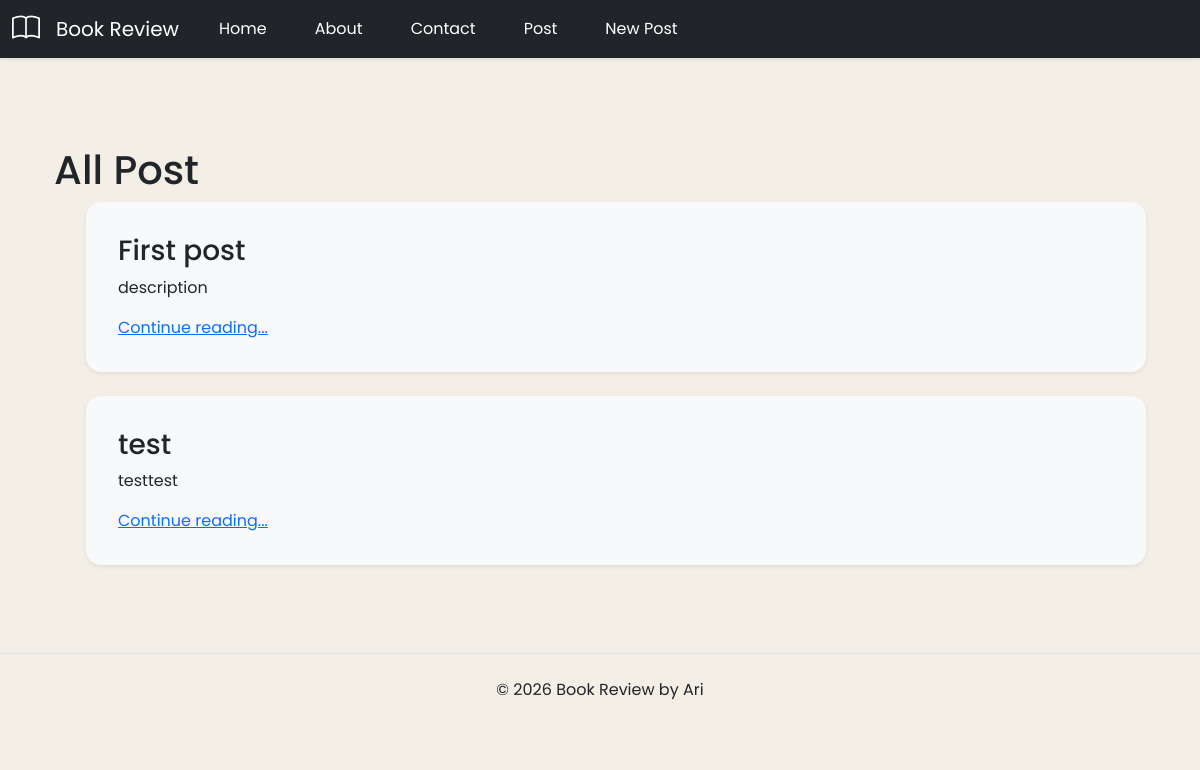
Page /post/list/ on the earlier database version.
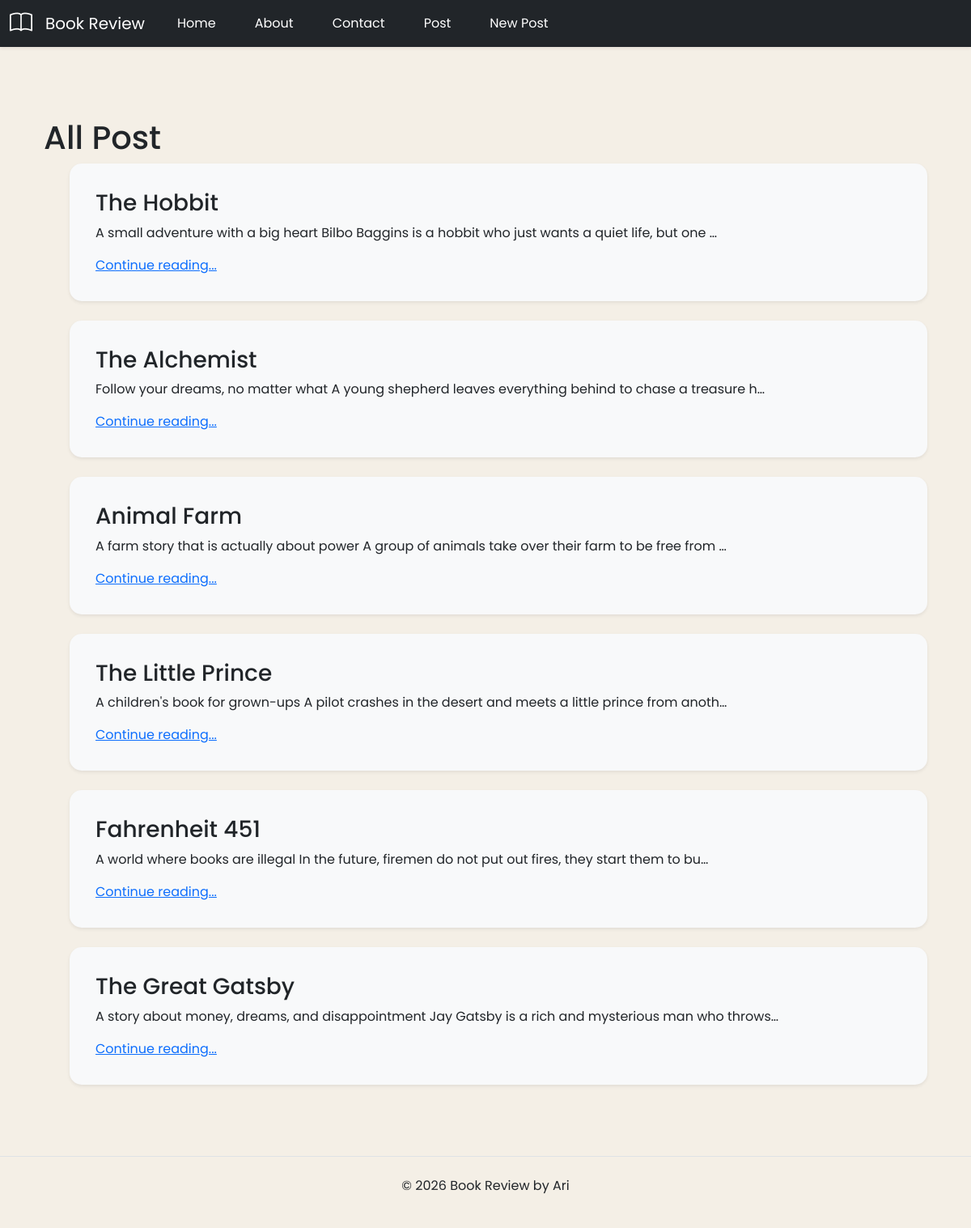
Same page on the later database version.
### posts/models.py (models this page shows, shortened)
class Post(models.Model):
    title = models.CharField(max_length=100) #string
    subtitle = models.CharField(max_length=100) #string
    body = models.TextField() #string
    created_on = models.DateTimeField(auto_now_add=True) #datetime
    author = models.ForeignKey(
        get_user_model(),
        on_delete=models.CASCADE,
    )#string / object

### posts/views.py (the view)
# urls.py: path("list/", PostListView.as_view(), name="post_list"),
class PostListView(ListView): #GET request -> List
    template_name = "list.html"
    model = Post
    context_object_name = "posts"

### templates/list.html (shortened to what this page needs)
{% extends "base.html" %}
{% load static %}
{% block css %}
    <link rel="stylesheet" href="{% static 'css/list.css' %}">
{% endblock %}
{% block content %}
<div class="container py-3">
    <h1 class="mt-5">All Post</h1>
    <ul>
        {% for item in posts %}
        <div class="card mb-4 shadow-sm p-3 bg-light">
            <div class="card-body">
            <h3 class="card-title">{{ item.title }}</h3>
            <p class="card-text">{{ item.body|truncatechars:100 }}</p>
            <a href="{% url 'post_detail' item.id %}">Continue reading...</a>
            </div>
        </div>
        {% endfor %}
    </ul>
</div>
{% endblock content %}

### templates/base.html (shortened to what this page needs)
<!DOCTYPE html>
<html lang="en">
<head>
    <link href="https://cdn.jsdelivr.net/npm/bootstrap@5.3.8/dist/css/bootstrap.min.css" rel="stylesheet">
    <link rel="stylesheet" href="https://cdn.jsdelivr.net/npm/bootstrap-icons@1.11.3/font/bootstrap-icons.min.css">
    {% block css %}{% endblock css %}
</head>
<body>
    {% include 'navbar.html' %}
    <div class="container mt-4">
        {% block content %}
        {% endblock content %}
    </div>
    <footer class="text-center py-4 mt-5 border-top">
        <p>© 2026 Book Review by Ari</p>
    </footer>
</body>
</html>

### templates/navbar.html (shortened to what this page needs)
<nav class="navbar navbar-expand-lg navbar-dark bg-dark shadow-sm">
  <div class="container-fluid">
    <i class="bi bi-book text-white me-3 fs-3"></i>
    <a class="navbar-brand" href="{% url 'home' %}">Book Review</a>
    <div class="collapse navbar-collapse" id="navbarSupportedContent">
      <ul class="navbar-nav me-auto mb-2 mb-lg-0">
        <li class="nav-item mx-3">
          <a class="nav-link active" aria-current="page" href="{% url 'home' %}">Home </a>
        </li>
        <li class="nav-item mx-3">
          <a class="nav-link active" href="{% url 'about' %}">About</a>
        </li>
        <li class="nav-item mx-3">
          <a class="nav-link active" href="{% url 'contact' %}">Contact</a>
        </li>
        <li class="nav-item mx-3">
          <a class="nav-link active" href="{% url 'post_list' %}">Post</a>
        </li>
        <li class="nav-item mx-3">
          <a class="nav-link active" href="{% url 'post_new' %}">New Post</a>
        </li>
      </ul>
    </div>
  </div>
</nav>

### static/css/list.css (style rules this page uses)
body { background-color: #f4efe6; font-family: 'Poppins', sans-serif; }
.card { background-color: #f6efe1; border: none; border-radius: 15px; }

Differences in the rows shown:
removed Post: title "First post", body "description"
removed Post: title "test", body "testtest"
added Post: title "The Hobbit", body "A small adventure with a big heart Bilbo Baggins is a hobbit who just wants a quiet life, but one …"
added Post: title "The Alchemist", body "Follow your dreams, no matter what A young shepherd leaves everything behind to chase a treasure h…"
added Post: title "Animal Farm", body "A farm story that is actually about power A group of animals take over their farm to be free from …"
added Post: title "The Little Prince", body "A children's book for grown-ups A pilot crashes in the desert and meets a little prince from anoth…"
added Post: title "Fahrenheit 451", body "A world where books are illegal In the future, firemen do not put out fires, they start them to bu…"
added Post: title "The Great Gatsby", body "A story about money, dreams, and disappointment Jay Gatsby is a rich and mysterious man who throws…"
